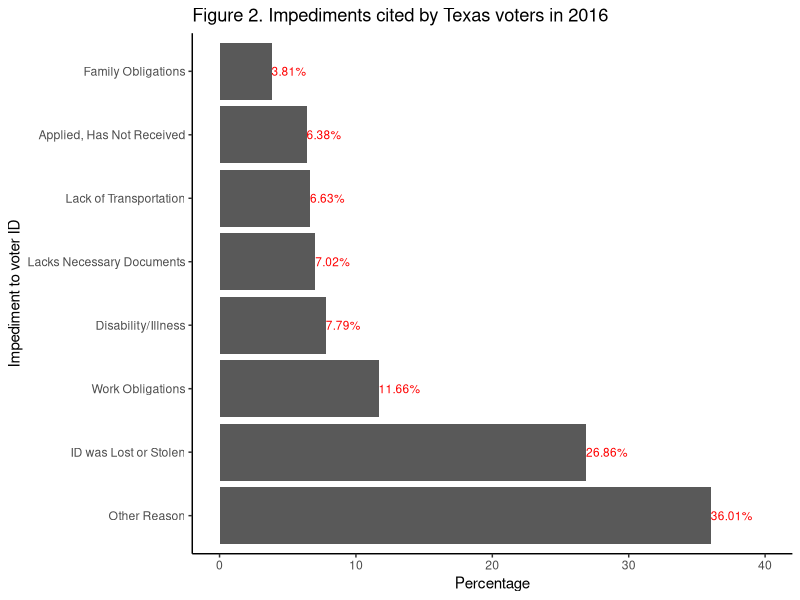
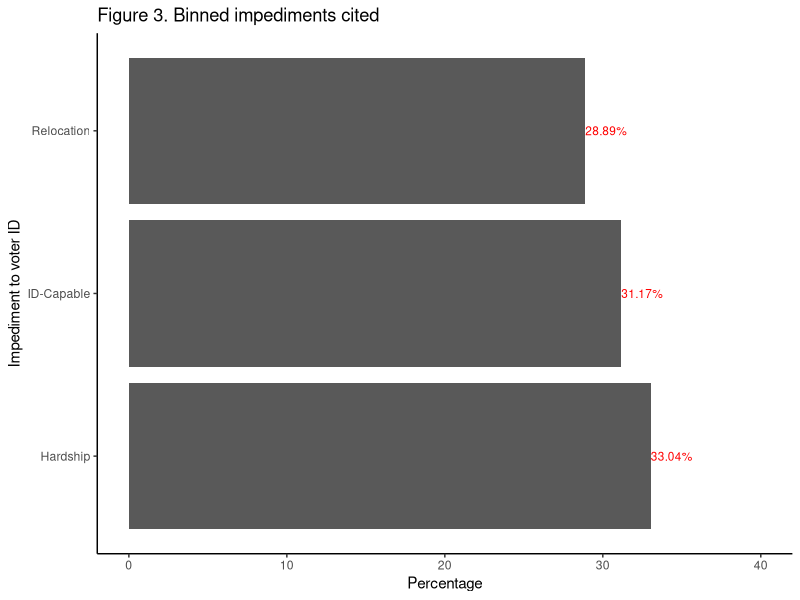
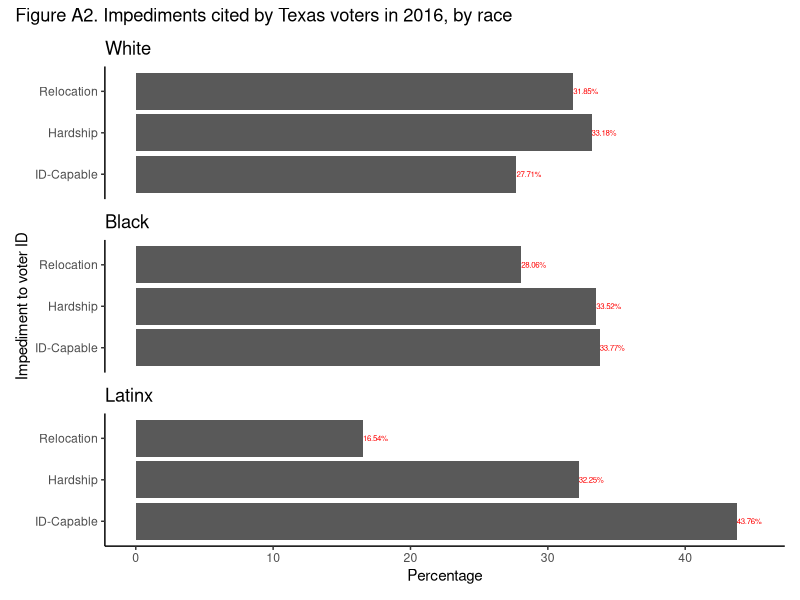

The R script that drew these images, in order:
#### Preamble ####

# Purpose: Replication of graphs from the paper "Who Do Voter ID Laws
# Keep from Voting?" (Fraga and Miller 2022).
# Author: Benny Rochwerg
# Date: February 13, 2024
# Contact: 4321benny@gmail.com
# Pre-requisites: Install the tidyverse (Wickham et al. 2019) and patchwork
# (Pedersen 2024) packages. Run the "01-download_data.R" and "02-data_cleaning.R"
# files.

# Some of this code was adapted from Alexander (2023).

#### Loading Packages ####

# install.packages("tidyverse")
# install.packages("patchwork")
library(tidyverse)
library(patchwork)

#### Replicating the Graphs ####

# Loading the cleaned data
reasons_data_cleaned <- read_csv("data/replication/reasons_data_cleaned.csv")

# Replication of Figure 2 from the paper (Fraga and Miller 2022)

# Creating a table containing the relevant voter ID reasons and percentages
figure_2_data <- tibble(
  reason = c("Family Obligations", "Applied, Has Not Received",
             "Lack of Transportation", "Lacks Necessary Documents",
             "Disability/Illness", "Work Obligations",
             "ID was Lost or Stolen", "Other Reason"),
  percent = round((100 * c(mean(reasons_data_cleaned$family),
                    mean(reasons_data_cleaned$applied),
                    mean(reasons_data_cleaned$transport),
                    mean(reasons_data_cleaned$birthcert),
                    mean(reasons_data_cleaned$disability),
                    mean(reasons_data_cleaned$work),
                    mean(reasons_data_cleaned$lost),
                    mean(reasons_data_cleaned$other))), 2))

# Creating data labels to be shown on the graph
figure_2_data_labels <- paste(
  figure_2_data$percent, "%", sep = "")

# Adding the data labels to the data table
figure_2_data <- figure_2_data |>
  mutate(label = figure_2_data_labels)

# Creating the replicated graph
figure_2_replication <-
  ggplot(mapping = aes(x = reorder(figure_2_data$reason, figure_2_data$percent,
                                   decreasing = TRUE),
                       y = figure_2_data$percent)) +
  geom_col() +
  theme_classic() +
  labs(x = "Impediment to voter ID", y = "Percentage",
       title = "Figure 2. Impediments cited by Texas voters in 2016") +
  coord_flip() +
  # The geom_text function used to add the labels to the graph was acquired from
  # R Graphics Cookbook:
  # https://r-graphics.org/recipe-bar-graph-labels
  # The hjust argument used to align the labels was acquired from
  # Cédric Scherer's website:
  # https://www.cedricscherer.com/2021/07/05/a-quick-how-to-on-labelling-bar-graphs-in-ggplot2/
  geom_text(aes(label = figure_2_data$label),
            hjust = c(0, 0, 0, 0, 0, 0, 0, 0),
            colour = "red",
            size = 3) +
  # The expand_limits function used to change the upper limit of the percent
  # axis's scale was acquired from the tidyverse ggplot2 website:
  # https://ggplot2.tidyverse.org/reference/expand_limits.html
  expand_limits(y = 40)

# Displaying the replicated graph
figure_2_replication

# Replication of Figure 3 from the paper (Fraga and Miller 2022)

# Creating a table containing the relevant voter ID reasons and percentages
figure_3_data <- tibble(
  reason = c("Relocation", "Hardship", "ID-Capable"),
  percent = round((100 * c(mean(reasons_data_cleaned$relocation),
                           mean(reasons_data_cleaned$hardship),
                           mean(reasons_data_cleaned$id_capable))), 2))

# Creating data labels to be shown on the graph
figure_3_data_labels <- paste(
  figure_3_data$percent, "%", sep = "")

# Adding the data labels to the data table
figure_3_data <- figure_3_data |>
  mutate(label = figure_3_data_labels)

# Creating the replicated graph
figure_3_replication <-
  ggplot(mapping = aes(x = reorder(figure_3_data$reason, figure_3_data$percent,
                                   decreasing = TRUE),
                       y = figure_3_data$percent)) +
  geom_col() +
  theme_classic() +
  labs(x = "Impediment to voter ID", y = "Percentage",
       title = "Figure 3. Binned impediments cited") +
  coord_flip() +
  # The geom_text function used to add the labels to the graph was acquired from
  # R Graphics Cookbook:
  # https://r-graphics.org/recipe-bar-graph-labels
  # The hjust argument used to align the labels was acquired from
  # Cédric Scherer's website:
  # https://www.cedricscherer.com/2021/07/05/a-quick-how-to-on-labelling-bar-graphs-in-ggplot2/
  geom_text(aes(label = figure_3_data$label),
            hjust = c(0, 0, 0),
            colour = "red",
            size = 3) +
  # The expand_limits function used to change the upper limit of the percent
  # axis's scale was acquired from the tidyverse ggplot2 website:
  # https://ggplot2.tidyverse.org/reference/expand_limits.html
  expand_limits(y = 40)

# Displaying the replicated graph
figure_3_replication

# Replication of Figure A2 from the paper (Fraga and Miller 2022)

# Filtering the cleaned dataset to only include entries with the race "White"
reasons_data_cleaned_white <- reasons_data_cleaned |>
  filter(race == "White")

# Creating a table containing the relevant voter ID reasons and percentages
# for the race "White"
figure_a2_data_white <- tibble(
  reason = c("Relocation", "Hardship", "ID-Capable"),
  percent = round((100 * c(mean(reasons_data_cleaned_white$relocation),
                           mean(reasons_data_cleaned_white$hardship),
                           mean(reasons_data_cleaned_white$id_capable))), 2))

# Creating data labels to be shown on the graph for the race "White"
figure_a2_data_white_labels <- paste(
  figure_a2_data_white$percent, "%", sep = "")

# Adding the data labels to the data table for the race "White"
figure_a2_data_white <- figure_a2_data_white |>
  mutate(label = figure_a2_data_white_labels)

# Creating the replicated graph for the race "White"
figure_a2_white_replication <-
  ggplot(mapping = aes(x = figure_a2_data_white$reason,
                       y = figure_a2_data_white$percent)) +
  geom_col() +
  theme_classic() +
  labs(x = "Impediment to voter ID", y = "Percentage") +
  scale_x_discrete(limits = c("ID-Capable", "Hardship", "Relocation")) +
  coord_flip() +
  # The geom_text function used to add the labels to the graph was acquired from
  # R Graphics Cookbook:
  # https://r-graphics.org/recipe-bar-graph-labels
  # The hjust argument used to align the labels was acquired from
  # Cédric Scherer's website:
  # https://www.cedricscherer.com/2021/07/05/a-quick-how-to-on-labelling-bar-graphs-in-ggplot2/
  geom_text(aes(label = figure_a2_data_white$label),
            hjust = c(0, 0, 0),
            colour = "red",
            size = 2) +
  ggtitle("White") +
  # The expand_limits function used to change the upper limit of the percent
  # axis's scale was acquired from the tidyverse ggplot2 website:
  # https://ggplot2.tidyverse.org/reference/expand_limits.html
  expand_limits(y = 45)

# Filtering the cleaned dataset to only include entries with the race "Black"
reasons_data_cleaned_black <- reasons_data_cleaned |>
  filter(race == "Black")

# Creating a table containing the relevant voter ID reasons and percentages
# for the race "Black"
figure_a2_data_black <- tibble(
  reason = c("Relocation", "Hardship", "ID-Capable"),
  percent = round((100 * c(mean(reasons_data_cleaned_black$relocation),
                           mean(reasons_data_cleaned_black$hardship),
                           mean(reasons_data_cleaned_black$id_capable))), 2))

# Creating data labels to be shown on the graph for the race "Black"
figure_a2_data_black_labels <- paste(
  figure_a2_data_black$percent, "%", sep = "")

# Adding the data labels to the data table for the race "Black"
figure_a2_data_black <- figure_a2_data_black |>
  mutate(label = figure_a2_data_black_labels)

# Creating the replicated graph for the race "Black"
figure_a2_black_replication <-
  ggplot(mapping = aes(x = figure_a2_data_black$reason,
                       y = figure_a2_data_black$percent)) +
  geom_col() +
  theme_classic() +
  labs(x = "Impediment to voter ID", y = "Percentage") +
  scale_x_discrete(limits = c("ID-Capable", "Hardship", "Relocation")) +
  coord_flip() +
  # The geom_text function used to add the labels to the graph was acquired from
  # R Graphics Cookbook:
  # https://r-graphics.org/recipe-bar-graph-labels
  # The hjust argument used to align the labels was acquired from
  # Cédric Scherer's website:
  # https://www.cedricscherer.com/2021/07/05/a-quick-how-to-on-labelling-bar-graphs-in-ggplot2/
  geom_text(aes(label = figure_a2_data_black$label),
            hjust = c(0, 0, 0),
            colour = "red",
            size = 2) +
  ggtitle("Black") +
  # The expand_limits function used to change the upper limit of the percent
  # axis's scale was acquired from the tidyverse ggplot2 website:
  # https://ggplot2.tidyverse.org/reference/expand_limits.html
  expand_limits(y = 45)

# Filtering the cleaned dataset to only include entries with the race "Latinx"
reasons_data_cleaned_latinx <- reasons_data_cleaned |>
  filter(race == "Latinx")

# Creating a table containing the relevant voter ID reasons and percentages
# for the race "Latinx"
figure_a2_data_latinx <- tibble(
  reason = c("Relocation", "Hardship", "ID-Capable"),
  percent = round((100 * c(mean(reasons_data_cleaned_latinx$relocation),
                           mean(reasons_data_cleaned_latinx$hardship),
                           mean(reasons_data_cleaned_latinx$id_capable))), 2))

# Creating data labels to be shown on the graph for the race "Latinx"
figure_a2_data_latinx_labels <- paste(
  figure_a2_data_latinx$percent, "%", sep = "")

# Adding the data labels to the data table for the race "Latinx"
figure_a2_data_latinx <- figure_a2_data_latinx |>
  mutate(label = figure_a2_data_latinx_labels)

# Creating the replicated graph for the race "Latinx"
figure_a2_latinx_replication <-
  ggplot(mapping = aes(x = figure_a2_data_latinx$reason,
                       y = figure_a2_data_latinx$percent)) +
  geom_col() +
  theme_classic() +
  labs(x = "Impediment to voter ID", y = "Percentage") +
  scale_x_discrete(limits = c("ID-Capable", "Hardship", "Relocation")) +
  coord_flip() +
  # The geom_text function used to add the labels to the graph was acquired from
  # R Graphics Cookbook:
  # https://r-graphics.org/recipe-bar-graph-labels
  # The hjust argument used to align the labels was acquired from
  # Cédric Scherer's website:
  # https://www.cedricscherer.com/2021/07/05/a-quick-how-to-on-labelling-bar-graphs-in-ggplot2/
  geom_text(aes(label = figure_a2_data_latinx$label),
            hjust = c(0, 0, 0),
            colour = "red",
            size = 2) +
  ggtitle("Latinx") +
  # The expand_limits function used to change the upper limit of the percent
  # axis's scale was acquired from the tidyverse ggplot2 website:
  # https://ggplot2.tidyverse.org/reference/expand_limits.html
  expand_limits(y = 45)

# Combining the graphs for the three races into one graph
figure_a2_replication <- (figure_a2_white_replication) / (figure_a2_black_replication) / (figure_a2_latinx_replication)

# Adding a title to the combined graph
figure_a2_replication <- figure_a2_replication +
  plot_annotation(title = "Figure A2. Impediments cited by Texas voters in 2016, by race")

# Combining the axis labels on the combined graph
figure_a2_replication <- figure_a2_replication +
  plot_layout(axes = "collect")

# Displaying the replicated graph
figure_a2_replication